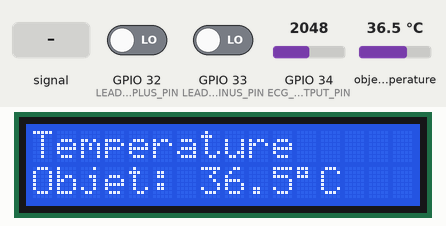
Simulated run of this sketch. Board: ESP32. Shown: 16×2 character LCD. The inputs (shaded band) are chosen by the test bench; at power-on: object temperature 36.5 °C, GPIO 32 (LEAD_OFF_PLUS_PIN) LOW, GPIO 34 (ECG_OUTPUT_PIN) = 2048, GPIO 33 (LEAD_OFF_MINUS_PIN) LOW (analog values on the 0–4095 scale). WiFi joins after 1.5 s; servers stay silent unless stated; the local clock reads 2024-03-15 10:24:30 at power-on unless the sketch sets it; what the sketch prints to the serial monitor is not drawn.

Above: at 1.6 s.
1.7 s: object temperature set to 25.3 °C
At 5.6 s:
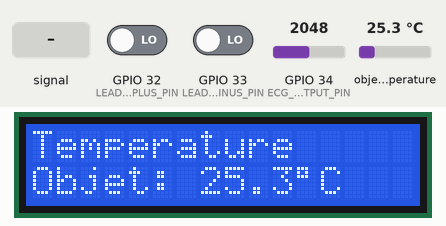
5.8 s: object temperature set to 24.6 °C
At 7.8 s:
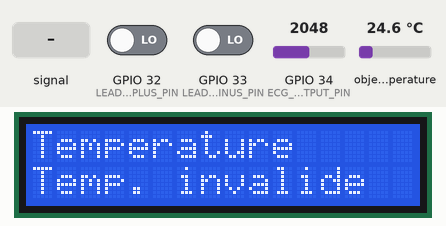
9.9 s: GPIO 32 (LEAD_OFF_PLUS_PIN) driven HIGH
At 10.6 s:
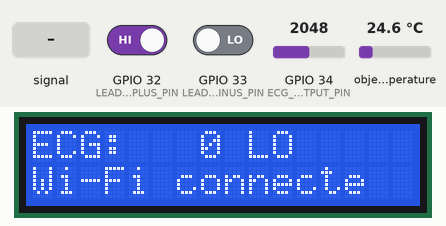
14.0 s: GPIO 32 (LEAD_OFF_PLUS_PIN) driven LOW
At 14.8 s:
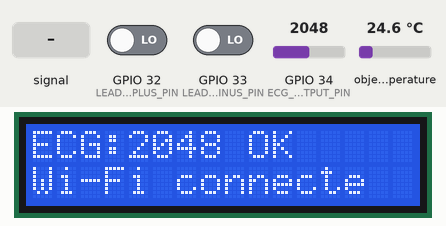
18.1 s: GPIO 34 (ECG_OUTPUT_PIN) fed a 200 Hz sine of ±327 counts around its level
At 20.8 s:
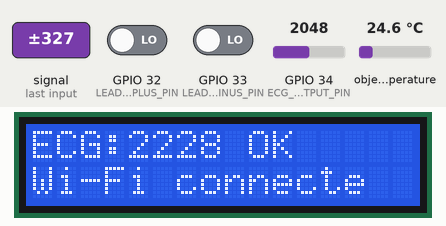
22.2 s: GPIO 34 (ECG_OUTPUT_PIN) set to 2866
At 24.8 s:
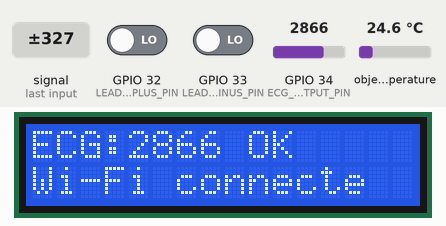
Timing chart, 0 to 26.3 s (numbered marks = the images above; inputs shaded):
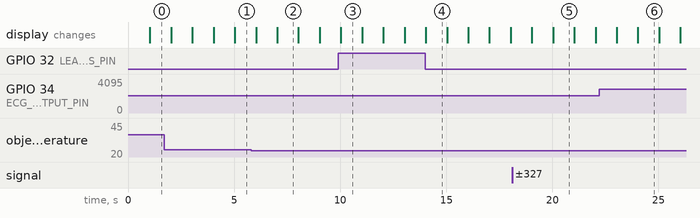

Measured:
- the behaviour switches between 25.1 and 25 °C on object temperature (found by bisection; images 1 and 2)
- after the input at 1.7 s, the display: first differs from a run without the input after 1.3 s (image 1)
- after the input at 5.8 s, the display: first differs from a run without the input after 1.2 s (image 2)
- after the input at 9.9 s, the display: changes after 0.13 s (image 3)
- after the input at 14.0 s, the display: changes at once (image 4)
- after the input at 18.1 s, the display: first differs from a run without the input after 1.9 s (image 5)
- what the display in image 2 shows lasts 1.0 s, from 7.0 s to 8.0 s

The sketch:

Combine_AD8232_MLX_LCD.ino
```cpp
#include <Arduino.h>
#include <WiFi.h>
#include <HTTPClient.h>
#include <Wire.h>
#include <Adafruit_MLX90614.h>
#include <LiquidCrystal_I2C.h>
#include <esp_timer.h>
#include <esp_system.h>
#include <time.h>
#include <math.h>
#include <string.h>

// Renseigner ces valeurs avant téléversement. L'identifiant doit correspondre
// exactement au champ Device.code dans MI-AINA; ne pas publier le jeton.
const char* WIFI_SSID = "WIFI_POINT_ACCES";
const char* WIFI_PASSWORD = "MOT_DE_PASSE";
const char* DJANGO_URL = "http://192.168.16.113:8000/iot/measures/";
const char* DEVICE_CODE = "#14";
const char* IOT_API_TOKEN = "REMPLACER_PAR_LE_JETON_PROVISIONNE_DANS_DJANGO";
// La consultation doit déjà exister dans MI-AINA. Renseigner son identifiant.
const char* CONSULTATION_ID = "REMPLACER_PAR_ID_CONSULTATION";

// Câblage du fichier fourni : écran sur Wire, MLX90614 sur Wire1.
constexpr uint8_t LCD_SDA_PIN = 18;
constexpr uint8_t LCD_SCL_PIN = 19;
constexpr uint8_t MLX_SDA_PIN = 21;
constexpr uint8_t MLX_SCL_PIN = 22;
constexpr uint8_t LCD_ADDRESS = 0x27;

constexpr uint8_t ECG_OUTPUT_PIN = 34;
constexpr uint8_t LEAD_OFF_PLUS_PIN = 32;
constexpr uint8_t LEAD_OFF_MINUS_PIN = 33;

constexpr uint32_t ECG_SAMPLE_RATE_HZ = 250;
constexpr uint32_t ECG_SAMPLE_INTERVAL_US = 1000000UL / ECG_SAMPLE_RATE_HZ;
constexpr uint32_t TEMPERATURE_INTERVAL_MS = 1000;
constexpr uint32_t WIFI_RETRY_INTERVAL_MS = 10000;
constexpr uint32_t HTTP_SEND_INTERVAL_MS = 5000;
constexpr uint32_t LCD_REFRESH_INTERVAL_MS = 1000;

Adafruit_MLX90614 mlx90614;
LiquidCrystal_I2C lcd(LCD_ADDRESS, 16, 2);

unsigned long lastTemperatureReadMs = 0;
unsigned long lastWifiAttemptMs = 0;
unsigned long lastCaptureMs = 0;
unsigned long lastHttpSendMs = 0;
unsigned long lastLcdRefreshMs = 0;
unsigned long lastConfigWarningMs = 0;
bool wifiAttempted = false;
bool clockConfigured = false;
bool mlxAvailable = false;
bool objectTemperatureValid = false;
float objectTemperatureC = 0.0f;
volatile int ecgValue = 0;
volatile bool leadOffPlus = true;
volatile bool leadOffMinus = true;
portMUX_TYPE ecgMux = portMUX_INITIALIZER_UNLOCKED;
TaskHandle_t ecgTaskHandle = nullptr;
esp_timer_handle_t ecgSampleTimer = nullptr;

// Un relevé en attente reste en RAM et garde le même event_id lors des renvois.
// Cette file à un élément n'est pas persistante après une coupure d'alimentation.
String pendingPayload;
bool pendingPayloadReady = false;
uint8_t lcdPage = 0;

bool validConfiguration() {
  return strcmp(WIFI_SSID, "WIFI_POINT_ACCES") != 0 &&
         strcmp(WIFI_PASSWORD, "MOT_DE_PASSE") != 0 &&
         strcmp(IOT_API_TOKEN, "REMPLACER_PAR_LE_JETON_PROVISIONNE_DANS_DJANGO") != 0 &&
         strcmp(CONSULTATION_ID, "REMPLACER_PAR_ID_CONSULTATION") != 0 &&
         strlen(DEVICE_CODE) > 0;
}

void acquisitionEcgTask(void* parameter) {
  while (true) {
    ulTaskNotifyTake(pdTRUE, portMAX_DELAY);
    const bool plusOff = digitalRead(LEAD_OFF_PLUS_PIN) == HIGH;
    const bool minusOff = digitalRead(LEAD_OFF_MINUS_PIN) == HIGH;
    const int sample = (!plusOff && !minusOff) ? analogRead(ECG_OUTPUT_PIN) : 0;

    portENTER_CRITICAL(&ecgMux);
    ecgValue = sample;
    leadOffPlus = plusOff;
    leadOffMinus = minusOff;
    portEXIT_CRITICAL(&ecgMux);
  }
}

void ecgTimerCallback(void* parameter) {
  if (ecgTaskHandle != nullptr) xTaskNotifyGive(ecgTaskHandle);
}

void startWifiConnection() {
  if (WiFi.status() == WL_CONNECTED ||
      (wifiAttempted && millis() - lastWifiAttemptMs < WIFI_RETRY_INTERVAL_MS)) return;

  wifiAttempted = true;
  lastWifiAttemptMs = millis();
  WiFi.mode(WIFI_STA);
  WiFi.setAutoReconnect(true);
  WiFi.begin(WIFI_SSID, WIFI_PASSWORD);
  Serial.println("Tentative de connexion Wi-Fi...");
}

void readTemperature() {
  if (millis() - lastTemperatureReadMs < TEMPERATURE_INTERVAL_MS) return;
  lastTemperatureReadMs = millis();
  if (!mlxAvailable) {
    objectTemperatureValid = false;
    return;
  }

  const float value = mlx90614.readObjectTempC();
  // La même plage de validation est appliquée par l'API Django.
  objectTemperatureValid = isfinite(value) && value >= 25.0f && value <= 45.0f;
  if (objectTemperatureValid) objectTemperatureC = value;
}

bool makeEventId(char* output, size_t outputSize) {
  if (outputSize < 37) return false;
  uint8_t bytes[16];
  esp_fill_random(bytes, sizeof(bytes));
  bytes[6] = (bytes[6] & 0x0F) | 0x40;  // UUID version 4
  bytes[8] = (bytes[8] & 0x3F) | 0x80;
  snprintf(output, outputSize,
    "%02x%02x%02x%02x-%02x%02x-%02x%02x-%02x%02x-%02x%02x%02x%02x%02x%02x",
    static_cast<unsigned>(bytes[0]), static_cast<unsigned>(bytes[1]),
    static_cast<unsigned>(bytes[2]), static_cast<unsigned>(bytes[3]),
    static_cast<unsigned>(bytes[4]), static_cast<unsigned>(bytes[5]),
    static_cast<unsigned>(bytes[6]), static_cast<unsigned>(bytes[7]),
    static_cast<unsigned>(bytes[8]), static_cast<unsigned>(bytes[9]),
    static_cast<unsigned>(bytes[10]), static_cast<unsigned>(bytes[11]),
    static_cast<unsigned>(bytes[12]), static_cast<unsigned>(bytes[13]),
    static_cast<unsigned>(bytes[14]), static_cast<unsigned>(bytes[15]));
  return true;
}

String utcTimestampOrEmpty() {
  const time_t now = time(nullptr);
  if (now < 1700000000) return "";  // NTP pas encore synchronisé.
  struct tm utc;
  gmtime_r(&now, &utc);
  char timestamp[25];
  strftime(timestamp, sizeof(timestamp), "%Y-%m-%dT%H:%M:%SZ", &utc);
  return String(timestamp);
}

bool preparePendingPayload() {
  int currentEcg;
  bool plusOff;
  bool minusOff;
  portENTER_CRITICAL(&ecgMux);
  currentEcg = ecgValue;
  plusOff = leadOffPlus;
  minusOff = leadOffMinus;
  portEXIT_CRITICAL(&ecgMux);

  const bool electrodesConnected = !plusOff && !minusOff;
  const bool ecgValid = electrodesConnected;
  if (!objectTemperatureValid && !ecgValid) {
    Serial.println("Relevé ignoré : température invalide et électrodes déconnectées.");
    return false;
  }

  char eventId[37];
  if (!makeEventId(eventId, sizeof(eventId))) return false;
  const String timestamp = utcTimestampOrEmpty();

  pendingPayload = "{\"device_id\":\"" + String(DEVICE_CODE) +
    "\",\"consultation_id\":\"" + String(CONSULTATION_ID) +
    "\",\"event_id\":\"" + String(eventId) + "\"";
  if (timestamp.length()) pendingPayload += ",\"timestamp\":\"" + timestamp + "\"";
  pendingPayload += ",\"temperature\":";
  pendingPayload += objectTemperatureValid ? String(objectTemperatureC, 1) : String("null");
  pendingPayload += ",\"ecg\":";
  pendingPayload += ecgValid ? String(currentEcg) : String("null");
  pendingPayload += ",\"electrodes_connected\":";
  pendingPayload += electrodesConnected ? "true}" : "false}";
  pendingPayloadReady = true;
  return true;
}

void sendToDjango() {
  if (!validConfiguration()) {
    if (millis() - lastConfigWarningMs >= 5000) {
      lastConfigWarningMs = millis();
      Serial.println("Configuration requise : Wi-Fi, jeton, code boîtier et consultation.");
    }
    return;
  }

  const unsigned long now = millis();
  if (!pendingPayloadReady && now - lastCaptureMs >= HTTP_SEND_INTERVAL_MS) {
    lastCaptureMs = now;
    preparePendingPayload();
  }
  if (!pendingPayloadReady || WiFi.status() != WL_CONNECTED ||
      now - lastHttpSendMs < HTTP_SEND_INTERVAL_MS) return;
  lastHttpSendMs = now;

  HTTPClient http;
  http.setConnectTimeout(3000);
  http.setTimeout(5000);
  if (!http.begin(DJANGO_URL)) {
    Serial.println("Erreur : URL Django invalide.");
    return;
  }

  http.addHeader("Content-Type", "application/json");
  http.addHeader("Authorization", String("Bearer ") + IOT_API_TOKEN);
  const int responseCode = http.POST(pendingPayload);
  Serial.printf("POST Django : HTTP %d\n", responseCode);
  if (responseCode > 0) Serial.println(http.getString());
  else Serial.println(http.errorToString(responseCode));
  http.end();

  if (responseCode == 200 || responseCode == 201) {
    pendingPayloadReady = false;
    pendingPayload = "";
  }
  // Sur erreur, le même event_id et le même JSON seront renvoyés plus tard.
}

void updateLcd() {
  if (millis() - lastLcdRefreshMs < LCD_REFRESH_INTERVAL_MS) return;
  lastLcdRefreshMs = millis();
  lcdPage = (lcdPage + 1) % 2;

  int currentEcg;
  bool plusOff;
  bool minusOff;
  portENTER_CRITICAL(&ecgMux);
  currentEcg = ecgValue;
  plusOff = leadOffPlus;
  minusOff = leadOffMinus;
  portEXIT_CRITICAL(&ecgMux);

  lcd.setCursor(0, 0);
  if (lcdPage == 0) {
    char line[17];
    snprintf(line, sizeof(line), "ECG:%4d %s", currentEcg,
      (!plusOff && !minusOff) ? "OK" : "LO");
    lcd.print(line);
    lcd.print("   ");
    lcd.setCursor(0, 1);
    lcd.print(WiFi.status() == WL_CONNECTED ? "Wi-Fi connecte  " : "Wi-Fi absent    ");
  } else {
    lcd.print("Temperature     ");
    lcd.setCursor(0, 1);
    if (objectTemperatureValid) {
      lcd.print("Objet: ");
      lcd.print(objectTemperatureC, 1);
      lcd.print((char)223);
      lcd.print("C       ");
    } else {
      lcd.print(mlxAvailable ? "Temp. invalide  " : "MLX90614 absent ");
    }
  }
}

void setup() {
  Serial.begin(115200);
  pinMode(ECG_OUTPUT_PIN, INPUT);
  pinMode(LEAD_OFF_PLUS_PIN, INPUT);
  pinMode(LEAD_OFF_MINUS_PIN, INPUT);
  analogReadResolution(12);
  analogSetPinAttenuation(ECG_OUTPUT_PIN, ADC_11db);

  Wire.begin(LCD_SDA_PIN, LCD_SCL_PIN);
  Wire1.begin(MLX_SDA_PIN, MLX_SCL_PIN);
  Wire1.setClock(100000);
  lcd.init();
  lcd.backlight();
  lcd.setCursor(0, 0);
  lcd.print("MI-AINA ESP32   ");
  lcd.setCursor(0, 1);
  lcd.print("Demarrage...    ");

  mlxAvailable = mlx90614.begin(0x5A, &Wire1);
  Serial.println(mlxAvailable
    ? "MLX90614 detecte sur Wire1 (GPIO21/22)."
    : "MLX90614 non detecte sur Wire1 (GPIO21/22).");

  const BaseType_t taskCreated = xTaskCreatePinnedToCore(
    acquisitionEcgTask, "ECG acquisition", 2048, nullptr, 2,
    &ecgTaskHandle, 1);
  if (taskCreated == pdPASS) {
    esp_timer_create_args_t timerConfig = {};
    timerConfig.callback = ecgTimerCallback;
    timerConfig.name = "ecg_sample";
    if (esp_timer_create(&timerConfig, &ecgSampleTimer) == ESP_OK) {
      esp_timer_start_periodic(ecgSampleTimer, ECG_SAMPLE_INTERVAL_US);
    } else {
      Serial.println("Erreur : timer ECG non démarré.");
    }
  } else {
    Serial.println("Erreur : tâche ECG non démarrée.");
  }
  startWifiConnection();
}

void loop() {
  startWifiConnection();
  if (WiFi.status() == WL_CONNECTED && !clockConfigured) {
    configTime(0, 0, "pool.ntp.org", "time.nist.gov");
    clockConfigured = true;
  }
  readTemperature();
  updateLcd();
  sendToDjango();
  delay(1);
}
```
